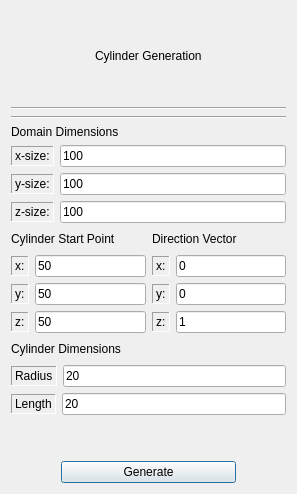
<?xml version="1.0" encoding="UTF-8"?>
<ui version="4.0">
 <class>CylinderGenerator</class>
 <widget class="QDialog" name="CylinderGenerator">
  <property name="geometry">
   <rect>
    <x>0</x>
    <y>0</y>
    <width>297</width>
    <height>494</height>
   </rect>
  </property>
  <property name="maximumSize">
   <size>
    <width>16777215</width>
    <height>494</height>
   </size>
  </property>
  <property name="windowTitle">
   <string>Generate</string>
  </property>
  <layout class="QVBoxLayout" name="verticalLayout_2">
   <item>
    <layout class="QVBoxLayout" name="verticalLayout">
     <item alignment="Qt::AlignHCenter|Qt::AlignVCenter">
      <widget class="QLabel" name="randFiberGenerationsLabel">
       <property name="maximumSize">
        <size>
         <width>16777215</width>
         <height>30</height>
        </size>
       </property>
       <property name="styleSheet">
        <string notr="true">font: 75 16pt &quot;Serif&quot;;</string>
       </property>
       <property name="text">
        <string>Cylinder Generation</string>
       </property>
      </widget>
     </item>
     <item>
      <layout class="QVBoxLayout" name="verticalLayout_5">
       <item>
        <widget class="Line" name="line">
         <property name="orientation">
          <enum>Qt::Horizontal</enum>
         </property>
        </widget>
       </item>
       <item>
        <widget class="Line" name="line_2">
         <property name="orientation">
          <enum>Qt::Horizontal</enum>
         </property>
        </widget>
       </item>
       <item>
        <widget class="QLabel" name="label_4">
         <property name="maximumSize">
          <size>
           <width>16777215</width>
           <height>20</height>
          </size>
         </property>
         <property name="styleSheet">
          <string notr="true">font: 11pt &quot;Serif&quot;;</string>
         </property>
         <property name="text">
          <string>Domain Dimensions</string>
         </property>
        </widget>
       </item>
       <item>
        <layout class="QHBoxLayout" name="horizontalLayout_13">
         <item>
          <widget class="QLabel" name="xSizeLabel_2">
           <property name="maximumSize">
            <size>
             <width>16777215</width>
             <height>20</height>
            </size>
           </property>
           <property name="styleSheet">
            <string notr="true">font: 10pt &quot;Serif&quot;;</string>
           </property>
           <property name="frameShape">
            <enum>QFrame::Panel</enum>
           </property>
           <property name="frameShadow">
            <enum>QFrame::Sunken</enum>
           </property>
           <property name="text">
            <string>x-size:</string>
           </property>
          </widget>
         </item>
         <item>
          <widget class="QLineEdit" name="xSizeEdit">
           <property name="styleSheet">
            <string notr="true">font: 10pt &quot;Serif&quot;;</string>
           </property>
           <property name="text">
            <string>100</string>
           </property>
          </widget>
         </item>
        </layout>
       </item>
       <item>
        <layout class="QHBoxLayout" name="horizontalLayout_14">
         <item>
          <widget class="QLabel" name="ySizeLabel_2">
           <property name="maximumSize">
            <size>
             <width>16777215</width>
             <height>20</height>
            </size>
           </property>
           <property name="styleSheet">
            <string notr="true">font: 10pt &quot;Serif&quot;;</string>
           </property>
           <property name="frameShape">
            <enum>QFrame::Panel</enum>
           </property>
           <property name="frameShadow">
            <enum>QFrame::Sunken</enum>
           </property>
           <property name="text">
            <string>y-size:</string>
           </property>
          </widget>
         </item>
         <item>
          <widget class="QLineEdit" name="ySizeEdit">
           <property name="styleSheet">
            <string notr="true">font: 10pt &quot;Serif&quot;;</string>
           </property>
           <property name="text">
            <string>100</string>
           </property>
          </widget>
         </item>
        </layout>
       </item>
       <item>
        <layout class="QHBoxLayout" name="horizontalLayout_15">
         <item>
          <widget class="QLabel" name="zSizeLabel_2">
           <property name="maximumSize">
            <size>
             <width>16777215</width>
             <height>20</height>
            </size>
           </property>
           <property name="styleSheet">
            <string notr="true">font: 10pt &quot;Serif&quot;;</string>
           </property>
           <property name="frameShape">
            <enum>QFrame::Panel</enum>
           </property>
           <property name="frameShadow">
            <enum>QFrame::Sunken</enum>
           </property>
           <property name="text">
            <string>z-size:</string>
           </property>
          </widget>
         </item>
         <item>
          <widget class="QLineEdit" name="zSizeEdit">
           <property name="styleSheet">
            <string notr="true">font: 10pt &quot;Serif&quot;;</string>
           </property>
           <property name="text">
            <string>100</string>
           </property>
          </widget>
         </item>
        </layout>
       </item>
      </layout>
     </item>
    </layout>
   </item>
   <item>
    <layout class="QHBoxLayout" name="horizontalLayout_8">
     <item>
      <layout class="QVBoxLayout" name="verticalLayout_3">
       <item>
        <widget class="QLabel" name="label_5">
         <property name="maximumSize">
          <size>
           <width>16777215</width>
           <height>20</height>
          </size>
         </property>
         <property name="styleSheet">
          <string notr="true">font: 11pt &quot;Serif&quot;;</string>
         </property>
         <property name="text">
          <string>Cylinder Start Point</string>
         </property>
        </widget>
       </item>
       <item>
        <layout class="QHBoxLayout" name="horizontalLayout">
         <item>
          <widget class="QLabel" name="xSizeLabel_3">
           <property name="maximumSize">
            <size>
             <width>16777215</width>
             <height>20</height>
            </size>
           </property>
           <property name="styleSheet">
            <string notr="true">font: 10pt &quot;Serif&quot;;</string>
           </property>
           <property name="frameShape">
            <enum>QFrame::Panel</enum>
           </property>
           <property name="frameShadow">
            <enum>QFrame::Sunken</enum>
           </property>
           <property name="text">
            <string>x:</string>
           </property>
          </widget>
         </item>
         <item>
          <widget class="QLineEdit" name="xStartEdit">
           <property name="styleSheet">
            <string notr="true">font: 10pt &quot;Serif&quot;;</string>
           </property>
           <property name="text">
            <string>50</string>
           </property>
          </widget>
         </item>
        </layout>
       </item>
       <item>
        <layout class="QHBoxLayout" name="horizontalLayout_3">
         <item>
          <widget class="QLabel" name="ySizeLabel_3">
           <property name="maximumSize">
            <size>
             <width>16777215</width>
             <height>20</height>
            </size>
           </property>
           <property name="styleSheet">
            <string notr="true">font: 10pt &quot;Serif&quot;;</string>
           </property>
           <property name="frameShape">
            <enum>QFrame::Panel</enum>
           </property>
           <property name="frameShadow">
            <enum>QFrame::Sunken</enum>
           </property>
           <property name="text">
            <string>y:</string>
           </property>
          </widget>
         </item>
         <item>
          <widget class="QLineEdit" name="yStartEdit">
           <property name="styleSheet">
            <string notr="true">font: 10pt &quot;Serif&quot;;</string>
           </property>
           <property name="text">
            <string>50</string>
           </property>
          </widget>
         </item>
        </layout>
       </item>
       <item>
        <layout class="QHBoxLayout" name="horizontalLayout_4">
         <item>
          <widget class="QLabel" name="zSizeLabel_3">
           <property name="maximumSize">
            <size>
             <width>16777215</width>
             <height>20</height>
            </size>
           </property>
           <property name="styleSheet">
            <string notr="true">font: 10pt &quot;Serif&quot;;</string>
           </property>
           <property name="frameShape">
            <enum>QFrame::Panel</enum>
           </property>
           <property name="frameShadow">
            <enum>QFrame::Sunken</enum>
           </property>
           <property name="text">
            <string>z:</string>
           </property>
          </widget>
         </item>
         <item>
          <widget class="QLineEdit" name="zStartEdit">
           <property name="styleSheet">
            <string notr="true">font: 10pt &quot;Serif&quot;;</string>
           </property>
           <property name="text">
            <string>50</string>
           </property>
          </widget>
         </item>
        </layout>
       </item>
      </layout>
     </item>
     <item>
      <layout class="QVBoxLayout" name="verticalLayout_4">
       <item>
        <widget class="QLabel" name="label_6">
         <property name="maximumSize">
          <size>
           <width>16777215</width>
           <height>20</height>
          </size>
         </property>
         <property name="styleSheet">
          <string notr="true">font: 11pt &quot;Serif&quot;;</string>
         </property>
         <property name="text">
          <string>Direction Vector</string>
         </property>
        </widget>
       </item>
       <item>
        <layout class="QHBoxLayout" name="horizontalLayout_5">
         <item>
          <widget class="QLabel" name="xSizeLabel_4">
           <property name="maximumSize">
            <size>
             <width>16777215</width>
             <height>20</height>
            </size>
           </property>
           <property name="styleSheet">
            <string notr="true">font: 10pt &quot;Serif&quot;;</string>
           </property>
           <property name="frameShape">
            <enum>QFrame::Panel</enum>
           </property>
           <property name="frameShadow">
            <enum>QFrame::Sunken</enum>
           </property>
           <property name="text">
            <string>x:</string>
           </property>
          </widget>
         </item>
         <item>
          <widget class="QLineEdit" name="xDirectionEdit">
           <property name="styleSheet">
            <string notr="true">font: 10pt &quot;Serif&quot;;</string>
           </property>
           <property name="text">
            <string>0</string>
           </property>
          </widget>
         </item>
        </layout>
       </item>
       <item>
        <layout class="QHBoxLayout" name="horizontalLayout_6">
         <item>
          <widget class="QLabel" name="ySizeLabel_4">
           <property name="maximumSize">
            <size>
             <width>16777215</width>
             <height>20</height>
            </size>
           </property>
           <property name="styleSheet">
            <string notr="true">font: 10pt &quot;Serif&quot;;</string>
           </property>
           <property name="frameShape">
            <enum>QFrame::Panel</enum>
           </property>
           <property name="frameShadow">
            <enum>QFrame::Sunken</enum>
           </property>
           <property name="text">
            <string>y:</string>
           </property>
          </widget>
         </item>
         <item>
          <widget class="QLineEdit" name="yDirectionEdit">
           <property name="styleSheet">
            <string notr="true">font: 10pt &quot;Serif&quot;;</string>
           </property>
           <property name="text">
            <string>0</string>
           </property>
          </widget>
         </item>
        </layout>
       </item>
       <item>
        <layout class="QHBoxLayout" name="horizontalLayout_7">
         <item>
          <widget class="QLabel" name="zSizeLabel_4">
           <property name="maximumSize">
            <size>
             <width>16777215</width>
             <height>20</height>
            </size>
           </property>
           <property name="styleSheet">
            <string notr="true">font: 10pt &quot;Serif&quot;;</string>
           </property>
           <property name="frameShape">
            <enum>QFrame::Panel</enum>
           </property>
           <property name="frameShadow">
            <enum>QFrame::Sunken</enum>
           </property>
           <property name="text">
            <string>z:</string>
           </property>
          </widget>
         </item>
         <item>
          <widget class="QLineEdit" name="zDirectionEdit">
           <property name="styleSheet">
            <string notr="true">font: 10pt &quot;Serif&quot;;</string>
           </property>
           <property name="text">
            <string>1</string>
           </property>
          </widget>
         </item>
        </layout>
       </item>
      </layout>
     </item>
    </layout>
   </item>
   <item>
    <widget class="QLabel" name="circleDimensionsLabel_2">
     <property name="maximumSize">
      <size>
       <width>16777215</width>
       <height>20</height>
      </size>
     </property>
     <property name="styleSheet">
      <string notr="true">font: 11pt &quot;Serif&quot;;</string>
     </property>
     <property name="text">
      <string>Cylinder Dimensions</string>
     </property>
    </widget>
   </item>
   <item>
    <layout class="QHBoxLayout" name="horizontalLayout_20">
     <item>
      <widget class="QLabel" name="avgRadiusLabel_2">
       <property name="maximumSize">
        <size>
         <width>16777215</width>
         <height>20</height>
        </size>
       </property>
       <property name="styleSheet">
        <string notr="true">font: 10pt &quot;Serif&quot;;</string>
       </property>
       <property name="frameShape">
        <enum>QFrame::Panel</enum>
       </property>
       <property name="frameShadow">
        <enum>QFrame::Sunken</enum>
       </property>
       <property name="text">
        <string>Radius</string>
       </property>
      </widget>
     </item>
     <item>
      <widget class="QLineEdit" name="radiusEdit">
       <property name="styleSheet">
        <string notr="true">font: 10pt &quot;Serif&quot;;</string>
       </property>
       <property name="text">
        <string>20</string>
       </property>
      </widget>
     </item>
    </layout>
   </item>
   <item>
    <layout class="QHBoxLayout" name="horizontalLayout_22">
     <item>
      <widget class="QLabel" name="avgRadiusLabel_3">
       <property name="maximumSize">
        <size>
         <width>16777215</width>
         <height>20</height>
        </size>
       </property>
       <property name="styleSheet">
        <string notr="true">font: 10pt &quot;Serif&quot;;</string>
       </property>
       <property name="frameShape">
        <enum>QFrame::Panel</enum>
       </property>
       <property name="frameShadow">
        <enum>QFrame::Sunken</enum>
       </property>
       <property name="text">
        <string>Length</string>
       </property>
      </widget>
     </item>
     <item>
      <widget class="QLineEdit" name="lengthEdit">
       <property name="styleSheet">
        <string notr="true">font: 10pt &quot;Serif&quot;;</string>
       </property>
       <property name="text">
        <string>20</string>
       </property>
      </widget>
     </item>
    </layout>
   </item>
   <item>
    <spacer name="verticalSpacer">
     <property name="orientation">
      <enum>Qt::Vertical</enum>
     </property>
     <property name="sizeType">
      <enum>QSizePolicy::Fixed</enum>
     </property>
     <property name="sizeHint" stdset="0">
      <size>
       <width>20</width>
       <height>40</height>
      </size>
     </property>
    </spacer>
   </item>
   <item>
    <layout class="QHBoxLayout" name="horizontalLayout_2">
     <item>
      <spacer name="horizontalSpacer_2">
       <property name="orientation">
        <enum>Qt::Horizontal</enum>
       </property>
       <property name="sizeType">
        <enum>QSizePolicy::MinimumExpanding</enum>
       </property>
       <property name="sizeHint" stdset="0">
        <size>
         <width>40</width>
         <height>20</height>
        </size>
       </property>
      </spacer>
     </item>
     <item>
      <widget class="QPushButton" name="Generate">
       <property name="minimumSize">
        <size>
         <width>175</width>
         <height>0</height>
        </size>
       </property>
       <property name="styleSheet">
        <string notr="true">font: 11pt &quot;Serif&quot;;</string>
       </property>
       <property name="text">
        <string>Generate</string>
       </property>
      </widget>
     </item>
     <item>
      <spacer name="horizontalSpacer">
       <property name="orientation">
        <enum>Qt::Horizontal</enum>
       </property>
       <property name="sizeType">
        <enum>QSizePolicy::MinimumExpanding</enum>
       </property>
       <property name="sizeHint" stdset="0">
        <size>
         <width>40</width>
         <height>20</height>
        </size>
       </property>
      </spacer>
     </item>
    </layout>
   </item>
  </layout>
 </widget>
 <tabstops>
  <tabstop>xSizeEdit</tabstop>
  <tabstop>ySizeEdit</tabstop>
  <tabstop>zSizeEdit</tabstop>
  <tabstop>xStartEdit</tabstop>
  <tabstop>xDirectionEdit</tabstop>
  <tabstop>yStartEdit</tabstop>
  <tabstop>yDirectionEdit</tabstop>
  <tabstop>zStartEdit</tabstop>
  <tabstop>zDirectionEdit</tabstop>
  <tabstop>radiusEdit</tabstop>
  <tabstop>lengthEdit</tabstop>
  <tabstop>Generate</tabstop>
 </tabstops>
 <resources/>
 <connections/>
</ui>
